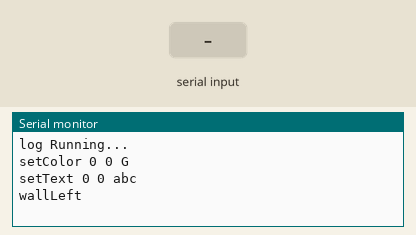
This sketch was run on a simulated Arduino Uno, built with avr-gcc and run on an emulated ATmega328P. Shown: the last lines printed to the serial monitor. The test bench sets the inputs (shaded band).

Above: at 1.2 s.
1.3 s: "ack\n" received over Serial
At 1.6 s:
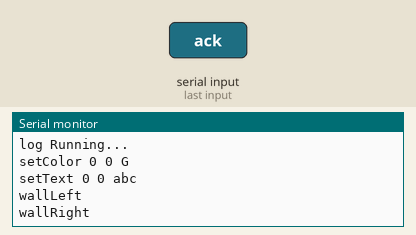
2.8 s: "true\n" received over Serial
At 4.0 s:
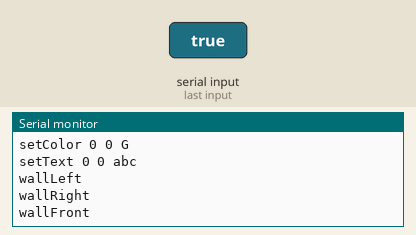
4.3 s: "90,45\n" received over Serial
At 4.8 s:
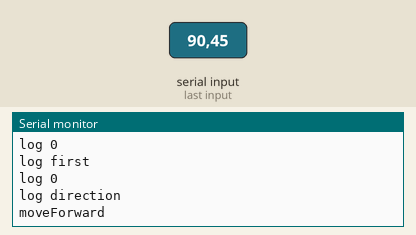
5.8 s: "30,150\n" received over Serial
At 6.9 s:
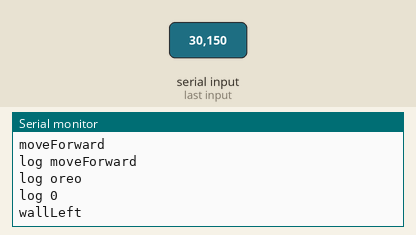
Timing chart, 0 to 8.3 s (numbered marks = the images above; inputs shaded):
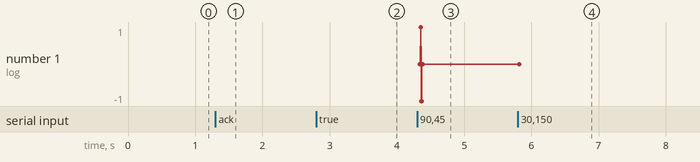

The sketch:

API.ino
```cpp
// ----- API -----

void log(String message) {
    Serial.print("log " + message + "\n");
}

int mazeWidth() {
    return getInteger("mazeWidth");
}

int mazeHeight() {
    return getInteger("mazeHeight");
}

bool wallFront() {
    return getBoolean("wallFront");
}

bool wallRight() {
    return getBoolean("wallRight");
}

bool wallLeft() {
    return getBoolean("wallLeft");
}

bool moveForward() {
    return getAck("moveForward");
}

void turnRight() {
    getAck("turnRight");
}

void turnLeft() {
    getAck("turnLeft");
}

void setWall(int x, int y, char direction) {
    Serial.print(
        "setWall "
        + String(x) + " "
        + String(y) + " "
        + String(direction) + "\n"
    );
}

void clearWall(int x, int y, char direction) {
    Serial.print(
        "clearWall "
        + String(x) + " "
        + String(y) + " "
        + String(direction) + "\n"
    );
}

void setColor(int x, int y, char color) {
    Serial.print(
        "setColor "
        + String(x) + " "
        + String(y) + " "
        + String(color) + "\n"
    );
}

void clearColor(int x, int y) {
    Serial.print(
        "clearColor "
        + String(x) + " "
        + String(y) + "\n"
    );
}

void clearAllColor() {
    Serial.print("clearAllColor\n");
}

void setText(int x, int y, String text) {
    Serial.print(
        "setText "
        + String(x) + " "
        + String(y) + " "
        + text + "\n"
    );
}

void clearText(int x, int y) {
    Serial.print(
        "clearText "
        + String(x) + " "
        + String(y) + "\n"
    );
}

void clearAllText() {
    Serial.print("clearAllText\n");
}

bool wasReset() {
    return getBoolean("wasReset");
}

void ackReset() {
    getAck("ackReset");
}

// ----- Helpers -----

String readline() {
    String response = "";
    while (response == "") {
        response = Serial.readStringUntil('\n');
    }
    return response;
}

String communicate(String command) {
    Serial.print(command + "\n");
    return readline();
}

bool getAck(String command) {
    String response = communicate(command);
    return response == "ack";
}

bool getBoolean(String command) {
    String response = communicate(command);
    return response == "true";
}

int getInteger(String command) {
    String response = communicate(command);
    return response.toInt();
}
```

StackArray.h
```cpp
// (licence header left out)
// header defining the interface of the source.
#ifndef _STACKARRAY_H
#define _STACKARRAY_H

// include Arduino basic header.
#include <Arduino.h>

// the definition of the stack class.
template<typename T>
class StackArray {
  public:
    // init the stack (constructor).
    StackArray ();

    // clear the stack (destructor).
    ~StackArray ();

    // push an item to the stack.
    void push (const T i);

    // pop an item from the stack.
    T pop ();

    // unshift an item to the stack.
    void unshift (const T i);

    // get an item from the stack.
    T peek () const;

    // check if the stack is empty.
    bool isEmpty () const;

    // get the number of items in the stack.
    int count () const;

    // check if the stack is full.
    bool isFull () const;

    // set the printer of the stack.
    void setPrinter (Print & p);

  private:
    // resize the size of the stack.
    void resize (const int s);

    // exit report method in case of error.
    void exit (const char * m) const;

    // led blinking method in case of error.
    void blink () const;

    // the initial size of the stack.
    static const int initialSize = 2;

    // the pin number of the on-board led.
    static const int ledPin = 13;

    Print * printer; // the printer of the stack.
    T * contents;    // the array of the stack.
    int size;        // the size of the stack.
    int top;         // the top index of the stack.
};

// init the stack (constructor).
template<typename T>
StackArray<T>::StackArray () {
  size = 0;       // set the size of stack to zero.
  top = 0;        // set the initial top index of the stack.
  printer = NULL; // set the printer of stack to point nowhere.

  // allocate enough memory for the array.
  contents = (T *) malloc (sizeof (T) * initialSize);

  // if there is a memory allocation error.
  if (contents == NULL)
    exit ("STACK: insufficient memory to initialize stack.");

  // set the initial size of the stack.
  size = initialSize;
}

// clear the stack (destructor).
template<typename T>
StackArray<T>::~StackArray () {
  free (contents); // deallocate the array of the stack.

  contents = NULL; // set stack's array pointer to nowhere.
  printer = NULL;  // set the printer of stack to point nowhere.
  size = 0;        // set the size of stack to zero.
  top = 0;         // set the initial top index of the stack.
}

// resize the size of the stack.
template<typename T>
void StackArray<T>::resize (const int s) {
  // defensive issue.
  if (s <= 0)
    exit ("STACK: error due to undesirable size for stack size.");

  // reallocate enough memory for the array.
  contents = (T *) realloc (contents, sizeof (T) * s);

  // if there is a memory allocation error.
  if (contents == NULL)
    exit ("STACK: insufficient memory to resize stack.");

  // set the new size of the stack.
  size = s;
}


template<typename T>
void StackArray<T>::push (const T i) {
  // check if the stack is full.
  if (isFull ())
    // double size of array.
    resize (size * 2);

  // store the item to the array.
  contents[top++] = i;
}

// pop an item from the stack.
template<typename T>
T StackArray<T>::pop () {
  // check if the stack is empty.
  if (isEmpty ())
    exit ("STACK: can't pop item from stack: stack is empty.");

  // fetch the top item from the array.
  T item = contents[--top];

  // shrink size of array if necessary.
  if (!isEmpty () && (top <= size / 4))
    resize (size / 2);

  // return the top item from the array.
  return item;
}


// check if the stack is empty.
template<typename T>
bool StackArray<T>::isEmpty () const {
  return top == 0;
}

// check if the stack is full.
template<typename T>
bool StackArray<T>::isFull () const {
  return top == size;
}


// exit report method in case of error.
template<typename T>
void StackArray<T>::exit (const char * m) const {
  // print the message if there is a printer.
  if (printer)
    printer->println (m);

  // loop blinking until hardware reset.

}


#endif // _STACKARRAY_H
```

Source omitted: mms-arduino.ino (13401 bytes)

Measured:
- after the input at 1.3 s, the serial monitor: prints a new line at once (image 1)
- after the input at 2.8 s, the serial monitor: prints a new line at once (image 2)
- after the input at 4.3 s, the serial monitor: prints a new line at once (image 3)
- after the input at 5.8 s, the serial monitor: prints a new line at once (image 4)
